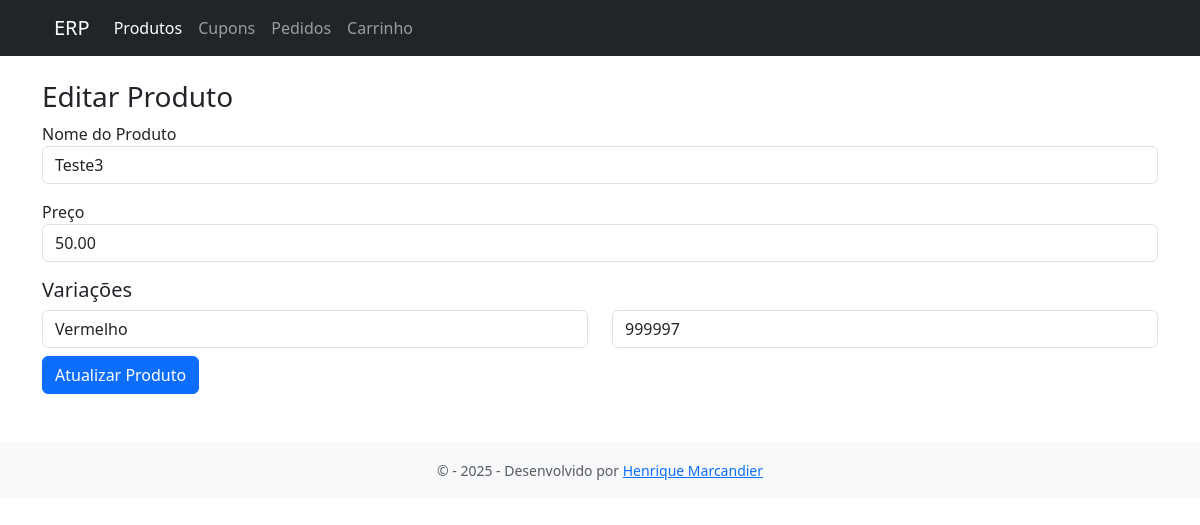
/?url=produtos/editar&id=3, run on the app's committed database.
### tables this page shows
CREATE TABLE `produtos` (
  `id` int(11) NOT NULL AUTO_INCREMENT,
  `nome` varchar(100) NOT NULL,
  `descricao` text DEFAULT NULL,
  `preco` decimal(10,2) NOT NULL DEFAULT 0.00,
  `ativo` tinyint(1) DEFAULT 1,
  `criado_em` datetime DEFAULT current_timestamp(),
  PRIMARY KEY (`id`)
);

CREATE TABLE `variacoes` (
  `id` int(11) NOT NULL AUTO_INCREMENT,
  `produto_id` int(11) NOT NULL,
  `nome` varchar(100) NOT NULL,
  `preco` decimal(10,2) NOT NULL,
  PRIMARY KEY (`id`)
);

CREATE TABLE `estoque` (
  `id` int(11) NOT NULL AUTO_INCREMENT,
  `variacao_id` int(11) NOT NULL,
  `quantidade` int(11) NOT NULL DEFAULT 0,
  PRIMARY KEY (`id`)
);

### controllers/ProdutoController.php (called while the page is built, shortened)
<?php
require_once __DIR__ . '/../models/Produto.php';
function editarProduto() {
    global $conn;
    $id = intval($_GET['id']);
    $resProduto = $conn->query("SELECT * FROM produtos WHERE id = $id");
    $produto = $resProduto->fetch_assoc();
    $resVariacoes = $conn->query("SELECT v.*, e.quantidade FROM variacoes v
        LEFT JOIN estoque e ON v.id = e.variacao_id
        WHERE v.produto_id = $id");
    $variacoes = $resVariacoes->fetch_all(MYSQLI_ASSOC);
    include __DIR__ . '/../views/produtos/form_editar.php';
}
    ?>

### views/produtos/form_editar.php (the view, shortened to what this page needs)
<?php include __DIR__ . '/../layout/header.php'; ?>
<div class="container mt-4">
  <h3>Editar Produto</h3>
  <form method="POST" action="?url=produtos/atualizar">
    <div class="mb-3">
      <label>Nome do Produto</label>
      <input type="text" name="nome" class="form-control" value="<?= htmlspecialchars($produto['nome']) ?>" required>
    </div>
    <div class="mb-3">
      <label>Preço</label>
      <input type="number" step="0.01" name="preco" class="form-control" value="<?= $produto['preco'] ?>" required>
    </div>
    <h5>Variações</h5>
    <div id="variacoes">
      <?php foreach ($variacoes as $i => $var): ?>
      <div class="row mb-2">
        <div class="col">
          <input type="text" name="variacoes[<?= $i ?>][nome]" value="<?= htmlspecialchars($var['nome']) ?>" placeholder="Nome da variação" class="form-control" required>
        </div>
        <div class="col">
          <input type="number" name="variacoes[<?= $i ?>][estoque]" value="<?= $var['quantidade'] ?>" placeholder="Estoque" class="form-control" required>
        </div>
      </div>
      <?php endforeach; ?>
    </div>
    <button type="submit" class="btn btn-primary">Atualizar Produto</button>
  </form>
</div>
<?php include __DIR__ . '/../layout/footer.php'; ?>

### data on the page
produtos: nome "Teste3", preco "50.00"
variacoes: nome "Vermelho", quantidade "999997"
